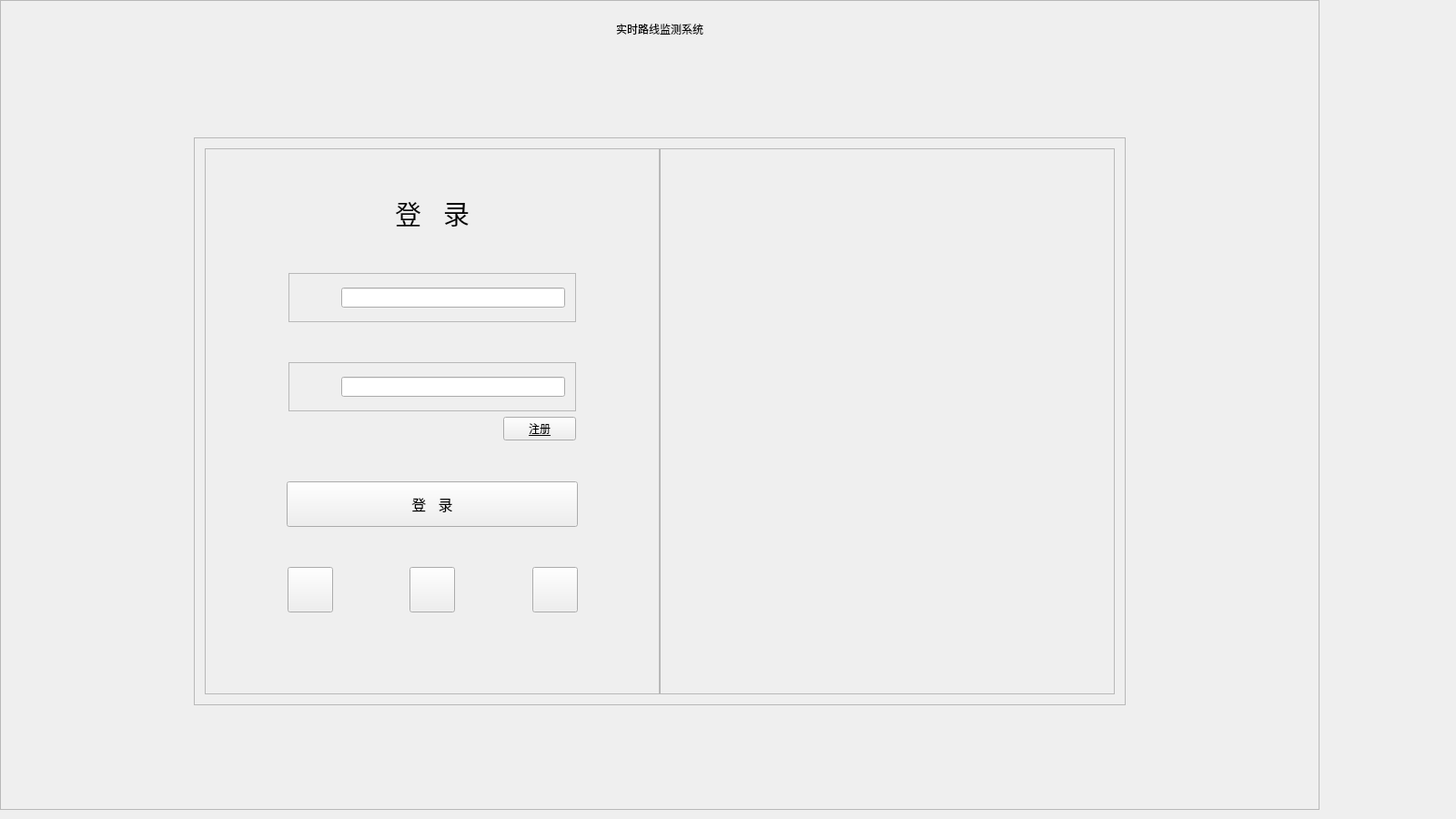
<?xml version="1.0" encoding="UTF-8"?>
<ui version="4.0">
 <class>Widget</class>
 <widget class="QWidget" name="Widget">
  <property name="geometry">
   <rect>
    <x>0</x>
    <y>0</y>
    <width>1600</width>
    <height>900</height>
   </rect>
  </property>
  <property name="minimumSize">
   <size>
    <width>800</width>
    <height>450</height>
   </size>
  </property>
  <property name="windowTitle">
   <string>Widget</string>
  </property>
  <widget class="QFrame" name="frame_background">
   <property name="geometry">
    <rect>
     <x>0</x>
     <y>0</y>
     <width>1450</width>
     <height>890</height>
    </rect>
   </property>
   <property name="frameShape">
    <enum>QFrame::StyledPanel</enum>
   </property>
   <property name="frameShadow">
    <enum>QFrame::Raised</enum>
   </property>
   <layout class="QGridLayout" name="gridLayout_3">
    <item row="0" column="0">
     <layout class="QHBoxLayout" name="horizontalLayout_12">
      <property name="topMargin">
       <number>10</number>
      </property>
      <item>
       <spacer name="horizontalSpacer_3">
        <property name="orientation">
         <enum>Qt::Horizontal</enum>
        </property>
        <property name="sizeHint" stdset="0">
         <size>
          <width>13</width>
          <height>20</height>
         </size>
        </property>
       </spacer>
      </item>
      <item>
       <widget class="QLabel" name="label_title">
        <property name="styleSheet">
         <string notr="true"/>
        </property>
        <property name="text">
         <string>实时路线监测系统</string>
        </property>
       </widget>
      </item>
      <item>
       <spacer name="horizontalSpacer_4">
        <property name="orientation">
         <enum>Qt::Horizontal</enum>
        </property>
        <property name="sizeHint" stdset="0">
         <size>
          <width>13</width>
          <height>20</height>
         </size>
        </property>
       </spacer>
      </item>
     </layout>
    </item>
    <item row="1" column="0">
     <layout class="QVBoxLayout" name="verticalLayout_2">
      <item>
       <spacer name="verticalSpacer_9">
        <property name="orientation">
         <enum>Qt::Vertical</enum>
        </property>
        <property name="sizeHint" stdset="0">
         <size>
          <width>20</width>
          <height>5</height>
         </size>
        </property>
       </spacer>
      </item>
      <item>
       <layout class="QHBoxLayout" name="horizontalLayout_9">
        <item>
         <spacer name="horizontalSpacer_17">
          <property name="orientation">
           <enum>Qt::Horizontal</enum>
          </property>
          <property name="sizeHint" stdset="0">
           <size>
            <width>40</width>
            <height>20</height>
           </size>
          </property>
         </spacer>
        </item>
        <item>
         <widget class="QFrame" name="frame">
          <property name="frameShape">
           <enum>QFrame::StyledPanel</enum>
          </property>
          <property name="frameShadow">
           <enum>QFrame::Raised</enum>
          </property>
          <layout class="QGridLayout" name="gridLayout_2">
           <item row="0" column="0">
            <layout class="QHBoxLayout" name="horizontalLayout_8">
             <property name="spacing">
              <number>0</number>
             </property>
             <item>
              <widget class="QFrame" name="frame_login">
               <property name="sizePolicy">
                <sizepolicy hsizetype="Minimum" vsizetype="Minimum">
                 <horstretch>0</horstretch>
                 <verstretch>0</verstretch>
                </sizepolicy>
               </property>
               <property name="minimumSize">
                <size>
                 <width>500</width>
                 <height>600</height>
                </size>
               </property>
               <property name="maximumSize">
                <size>
                 <width>500</width>
                 <height>600</height>
                </size>
               </property>
               <property name="frameShape">
                <enum>QFrame::StyledPanel</enum>
               </property>
               <property name="frameShadow">
                <enum>QFrame::Raised</enum>
               </property>
               <layout class="QGridLayout" name="gridLayout_5">
                <item row="0" column="0">
                 <layout class="QVBoxLayout" name="verticalLayout">
                  <item>
                   <spacer name="verticalSpacer_2">
                    <property name="orientation">
                     <enum>Qt::Vertical</enum>
                    </property>
                    <property name="sizeHint" stdset="0">
                     <size>
                      <width>20</width>
                      <height>13</height>
                     </size>
                    </property>
                   </spacer>
                  </item>
                  <item>
                   <layout class="QHBoxLayout" name="horizontalLayout">
                    <item>
                     <spacer name="horizontalSpacer">
                      <property name="orientation">
                       <enum>Qt::Horizontal</enum>
                      </property>
                      <property name="sizeHint" stdset="0">
                       <size>
                        <width>40</width>
                        <height>20</height>
                       </size>
                      </property>
                     </spacer>
                    </item>
                    <item>
                     <widget class="QLabel" name="label_login">
                      <property name="font">
                       <font>
                        <family>Arial</family>
                        <pointsize>22</pointsize>
                       </font>
                      </property>
                      <property name="text">
                       <string>登   录</string>
                      </property>
                     </widget>
                    </item>
                    <item>
                     <spacer name="horizontalSpacer_2">
                      <property name="orientation">
                       <enum>Qt::Horizontal</enum>
                      </property>
                      <property name="sizeHint" stdset="0">
                       <size>
                        <width>40</width>
                        <height>20</height>
                       </size>
                      </property>
                     </spacer>
                    </item>
                   </layout>
                  </item>
                  <item>
                   <spacer name="verticalSpacer">
                    <property name="orientation">
                     <enum>Qt::Vertical</enum>
                    </property>
                    <property name="sizeHint" stdset="0">
                     <size>
                      <width>20</width>
                      <height>13</height>
                     </size>
                    </property>
                   </spacer>
                  </item>
                  <item>
                   <layout class="QHBoxLayout" name="horizontalLayout_10">
                    <item>
                     <spacer name="horizontalSpacer_20">
                      <property name="orientation">
                       <enum>Qt::Horizontal</enum>
                      </property>
                      <property name="sizeType">
                       <enum>QSizePolicy::Fixed</enum>
                      </property>
                      <property name="sizeHint" stdset="0">
                       <size>
                        <width>80</width>
                        <height>20</height>
                       </size>
                      </property>
                     </spacer>
                    </item>
                    <item>
                     <widget class="QFrame" name="frame_user_name">
                      <property name="frameShape">
                       <enum>QFrame::StyledPanel</enum>
                      </property>
                      <property name="frameShadow">
                       <enum>QFrame::Raised</enum>
                      </property>
                      <layout class="QGridLayout" name="gridLayout_4">
                       <item row="0" column="0">
                        <layout class="QHBoxLayout" name="horizontalLayout_11">
                         <item>
                          <spacer name="horizontalSpacer_21">
                           <property name="orientation">
                            <enum>Qt::Horizontal</enum>
                           </property>
                           <property name="sizeType">
                            <enum>QSizePolicy::Fixed</enum>
                           </property>
                           <property name="sizeHint" stdset="0">
                            <size>
                             <width>10</width>
                             <height>20</height>
                            </size>
                           </property>
                          </spacer>
                         </item>
                         <item>
                          <widget class="QLabel" name="label_user_name">
                           <property name="sizePolicy">
                            <sizepolicy hsizetype="Fixed" vsizetype="Fixed">
                             <horstretch>0</horstretch>
                             <verstretch>0</verstretch>
                            </sizepolicy>
                           </property>
                           <property name="minimumSize">
                            <size>
                             <width>30</width>
                             <height>30</height>
                            </size>
                           </property>
                           <property name="maximumSize">
                            <size>
                             <width>30</width>
                             <height>30</height>
                            </size>
                           </property>
                           <property name="text">
                            <string/>
                           </property>
                          </widget>
                         </item>
                         <item>
                          <widget class="QLineEdit" name="lineE_user_name"/>
                         </item>
                        </layout>
                       </item>
                      </layout>
                     </widget>
                    </item>
                    <item>
                     <spacer name="horizontalSpacer_22">
                      <property name="orientation">
                       <enum>Qt::Horizontal</enum>
                      </property>
                      <property name="sizeType">
                       <enum>QSizePolicy::Fixed</enum>
                      </property>
                      <property name="sizeHint" stdset="0">
                       <size>
                        <width>80</width>
                        <height>20</height>
                       </size>
                      </property>
                     </spacer>
                    </item>
                   </layout>
                  </item>
                  <item>
                   <spacer name="verticalSpacer_3">
                    <property name="orientation">
                     <enum>Qt::Vertical</enum>
                    </property>
                    <property name="sizeHint" stdset="0">
                     <size>
                      <width>20</width>
                      <height>17</height>
                     </size>
                    </property>
                   </spacer>
                  </item>
                  <item>
                   <layout class="QHBoxLayout" name="horizontalLayout_2">
                    <item>
                     <spacer name="horizontalSpacer_6">
                      <property name="orientation">
                       <enum>Qt::Horizontal</enum>
                      </property>
                      <property name="sizeType">
                       <enum>QSizePolicy::Fixed</enum>
                      </property>
                      <property name="sizeHint" stdset="0">
                       <size>
                        <width>80</width>
                        <height>20</height>
                       </size>
                      </property>
                     </spacer>
                    </item>
                    <item>
                     <widget class="QFrame" name="frame_pwd">
                      <property name="frameShape">
                       <enum>QFrame::StyledPanel</enum>
                      </property>
                      <property name="frameShadow">
                       <enum>QFrame::Raised</enum>
                      </property>
                      <layout class="QGridLayout" name="gridLayout">
                       <item row="0" column="0">
                        <layout class="QHBoxLayout" name="horizontalLayout_3">
                         <item>
                          <spacer name="horizontalSpacer_5">
                           <property name="orientation">
                            <enum>Qt::Horizontal</enum>
                           </property>
                           <property name="sizeType">
                            <enum>QSizePolicy::Fixed</enum>
                           </property>
                           <property name="sizeHint" stdset="0">
                            <size>
                             <width>10</width>
                             <height>20</height>
                            </size>
                           </property>
                          </spacer>
                         </item>
                         <item>
                          <widget class="QLabel" name="label_pwd">
                           <property name="sizePolicy">
                            <sizepolicy hsizetype="Fixed" vsizetype="Fixed">
                             <horstretch>0</horstretch>
                             <verstretch>0</verstretch>
                            </sizepolicy>
                           </property>
                           <property name="minimumSize">
                            <size>
                             <width>30</width>
                             <height>30</height>
                            </size>
                           </property>
                           <property name="maximumSize">
                            <size>
                             <width>30</width>
                             <height>30</height>
                            </size>
                           </property>
                           <property name="text">
                            <string/>
                           </property>
                          </widget>
                         </item>
                         <item>
                          <widget class="QLineEdit" name="lineE_pwd"/>
                         </item>
                        </layout>
                       </item>
                      </layout>
                     </widget>
                    </item>
                    <item>
                     <spacer name="horizontalSpacer_19">
                      <property name="orientation">
                       <enum>Qt::Horizontal</enum>
                      </property>
                      <property name="sizeType">
                       <enum>QSizePolicy::Fixed</enum>
                      </property>
                      <property name="sizeHint" stdset="0">
                       <size>
                        <width>80</width>
                        <height>20</height>
                       </size>
                      </property>
                     </spacer>
                    </item>
                   </layout>
                  </item>
                  <item>
                   <layout class="QHBoxLayout" name="horizontalLayout_5">
                    <item>
                     <spacer name="horizontalSpacer_11">
                      <property name="orientation">
                       <enum>Qt::Horizontal</enum>
                      </property>
                      <property name="sizeHint" stdset="0">
                       <size>
                        <width>28</width>
                        <height>20</height>
                       </size>
                      </property>
                     </spacer>
                    </item>
                    <item>
                     <widget class="QPushButton" name="btn_forget">
                      <property name="font">
                       <font>
                        <family>Arial</family>
                        <underline>true</underline>
                       </font>
                      </property>
                      <property name="text">
                       <string>注册</string>
                      </property>
                     </widget>
                    </item>
                    <item>
                     <spacer name="horizontalSpacer_12">
                      <property name="orientation">
                       <enum>Qt::Horizontal</enum>
                      </property>
                      <property name="sizeType">
                       <enum>QSizePolicy::Fixed</enum>
                      </property>
                      <property name="sizeHint" stdset="0">
                       <size>
                        <width>80</width>
                        <height>20</height>
                       </size>
                      </property>
                     </spacer>
                    </item>
                   </layout>
                  </item>
                  <item>
                   <spacer name="verticalSpacer_5">
                    <property name="orientation">
                     <enum>Qt::Vertical</enum>
                    </property>
                    <property name="sizeHint" stdset="0">
                     <size>
                      <width>20</width>
                      <height>13</height>
                     </size>
                    </property>
                   </spacer>
                  </item>
                  <item>
                   <layout class="QHBoxLayout" name="horizontalLayout_6">
                    <item>
                     <spacer name="horizontalSpacer_13">
                      <property name="orientation">
                       <enum>Qt::Horizontal</enum>
                      </property>
                      <property name="sizeHint" stdset="0">
                       <size>
                        <width>40</width>
                        <height>20</height>
                       </size>
                      </property>
                     </spacer>
                    </item>
                    <item>
                     <widget class="QPushButton" name="btn_login">
                      <property name="sizePolicy">
                       <sizepolicy hsizetype="Fixed" vsizetype="Fixed">
                        <horstretch>0</horstretch>
                        <verstretch>0</verstretch>
                       </sizepolicy>
                      </property>
                      <property name="minimumSize">
                       <size>
                        <width>320</width>
                        <height>50</height>
                       </size>
                      </property>
                      <property name="maximumSize">
                       <size>
                        <width>320</width>
                        <height>50</height>
                       </size>
                      </property>
                      <property name="font">
                       <font>
                        <family>Arial</family>
                        <pointsize>12</pointsize>
                       </font>
                      </property>
                      <property name="text">
                       <string>登   录</string>
                      </property>
                     </widget>
                    </item>
                    <item>
                     <spacer name="horizontalSpacer_14">
                      <property name="orientation">
                       <enum>Qt::Horizontal</enum>
                      </property>
                      <property name="sizeHint" stdset="0">
                       <size>
                        <width>40</width>
                        <height>20</height>
                       </size>
                      </property>
                     </spacer>
                    </item>
                   </layout>
                  </item>
                  <item>
                   <spacer name="verticalSpacer_6">
                    <property name="orientation">
                     <enum>Qt::Vertical</enum>
                    </property>
                    <property name="sizeHint" stdset="0">
                     <size>
                      <width>20</width>
                      <height>13</height>
                     </size>
                    </property>
                   </spacer>
                  </item>
                  <item>
                   <layout class="QHBoxLayout" name="horizontalLayout_4">
                    <item>
                     <spacer name="horizontalSpacer_10">
                      <property name="orientation">
                       <enum>Qt::Horizontal</enum>
                      </property>
                      <property name="sizeHint" stdset="0">
                       <size>
                        <width>13</width>
                        <height>20</height>
                       </size>
                      </property>
                     </spacer>
                    </item>
                    <item>
                     <widget class="QPushButton" name="btn_wx">
                      <property name="sizePolicy">
                       <sizepolicy hsizetype="Fixed" vsizetype="Fixed">
                        <horstretch>0</horstretch>
                        <verstretch>0</verstretch>
                       </sizepolicy>
                      </property>
                      <property name="minimumSize">
                       <size>
                        <width>50</width>
                        <height>50</height>
                       </size>
                      </property>
                      <property name="maximumSize">
                       <size>
                        <width>50</width>
                        <height>50</height>
                       </size>
                      </property>
                      <property name="text">
                       <string/>
                      </property>
                     </widget>
                    </item>
                    <item>
                     <spacer name="horizontalSpacer_7">
                      <property name="orientation">
                       <enum>Qt::Horizontal</enum>
                      </property>
                      <property name="sizeHint" stdset="0">
                       <size>
                        <width>13</width>
                        <height>20</height>
                       </size>
                      </property>
                     </spacer>
                    </item>
                    <item>
                     <widget class="QPushButton" name="btn_qq">
                      <property name="sizePolicy">
                       <sizepolicy hsizetype="Fixed" vsizetype="Fixed">
                        <horstretch>0</horstretch>
                        <verstretch>0</verstretch>
                       </sizepolicy>
                      </property>
                      <property name="minimumSize">
                       <size>
                        <width>50</width>
                        <height>50</height>
                       </size>
                      </property>
                      <property name="maximumSize">
                       <size>
                        <width>50</width>
                        <height>50</height>
                       </size>
                      </property>
                      <property name="text">
                       <string/>
                      </property>
                     </widget>
                    </item>
                    <item>
                     <spacer name="horizontalSpacer_8">
                      <property name="orientation">
                       <enum>Qt::Horizontal</enum>
                      </property>
                      <property name="sizeHint" stdset="0">
                       <size>
                        <width>13</width>
                        <height>20</height>
                       </size>
                      </property>
                     </spacer>
                    </item>
                    <item>
                     <widget class="QPushButton" name="btn_wb">
                      <property name="sizePolicy">
                       <sizepolicy hsizetype="Fixed" vsizetype="Fixed">
                        <horstretch>0</horstretch>
                        <verstretch>0</verstretch>
                       </sizepolicy>
                      </property>
                      <property name="minimumSize">
                       <size>
                        <width>50</width>
                        <height>50</height>
                       </size>
                      </property>
                      <property name="maximumSize">
                       <size>
                        <width>50</width>
                        <height>50</height>
                       </size>
                      </property>
                      <property name="text">
                       <string/>
                      </property>
                     </widget>
                    </item>
                    <item>
                     <spacer name="horizontalSpacer_9">
                      <property name="orientation">
                       <enum>Qt::Horizontal</enum>
                      </property>
                      <property name="sizeHint" stdset="0">
                       <size>
                        <width>13</width>
                        <height>20</height>
                       </size>
                      </property>
                     </spacer>
                    </item>
                   </layout>
                  </item>
                  <item>
                   <spacer name="verticalSpacer_8">
                    <property name="orientation">
                     <enum>Qt::Vertical</enum>
                    </property>
                    <property name="sizeHint" stdset="0">
                     <size>
                      <width>20</width>
                      <height>13</height>
                     </size>
                    </property>
                   </spacer>
                  </item>
                 </layout>
                </item>
                <item row="1" column="0">
                 <widget class="QLabel" name="label">
                  <property name="font">
                   <font>
                    <family>Arial</family>
                   </font>
                  </property>
                  <property name="text">
                   <string/>
                  </property>
                  <property name="alignment">
                   <set>Qt::AlignCenter</set>
                  </property>
                 </widget>
                </item>
                <item row="2" column="0">
                 <spacer name="verticalSpacer_4">
                  <property name="orientation">
                   <enum>Qt::Vertical</enum>
                  </property>
                  <property name="sizeType">
                   <enum>QSizePolicy::Fixed</enum>
                  </property>
                  <property name="sizeHint" stdset="0">
                   <size>
                    <width>20</width>
                    <height>20</height>
                   </size>
                  </property>
                 </spacer>
                </item>
               </layout>
              </widget>
             </item>
             <item>
              <widget class="QFrame" name="frame_pic">
               <property name="sizePolicy">
                <sizepolicy hsizetype="Minimum" vsizetype="Minimum">
                 <horstretch>0</horstretch>
                 <verstretch>0</verstretch>
                </sizepolicy>
               </property>
               <property name="minimumSize">
                <size>
                 <width>500</width>
                 <height>600</height>
                </size>
               </property>
               <property name="frameShape">
                <enum>QFrame::StyledPanel</enum>
               </property>
               <property name="frameShadow">
                <enum>QFrame::Raised</enum>
               </property>
              </widget>
             </item>
            </layout>
           </item>
          </layout>
         </widget>
        </item>
        <item>
         <spacer name="horizontalSpacer_18">
          <property name="orientation">
           <enum>Qt::Horizontal</enum>
          </property>
          <property name="sizeHint" stdset="0">
           <size>
            <width>40</width>
            <height>20</height>
           </size>
          </property>
         </spacer>
        </item>
       </layout>
      </item>
      <item>
       <spacer name="verticalSpacer_10">
        <property name="orientation">
         <enum>Qt::Vertical</enum>
        </property>
        <property name="sizeHint" stdset="0">
         <size>
          <width>20</width>
          <height>13</height>
         </size>
        </property>
       </spacer>
      </item>
     </layout>
    </item>
   </layout>
  </widget>
 </widget>
 <layoutdefault spacing="6" margin="11"/>
 <resources/>
 <connections/>
</ui>
